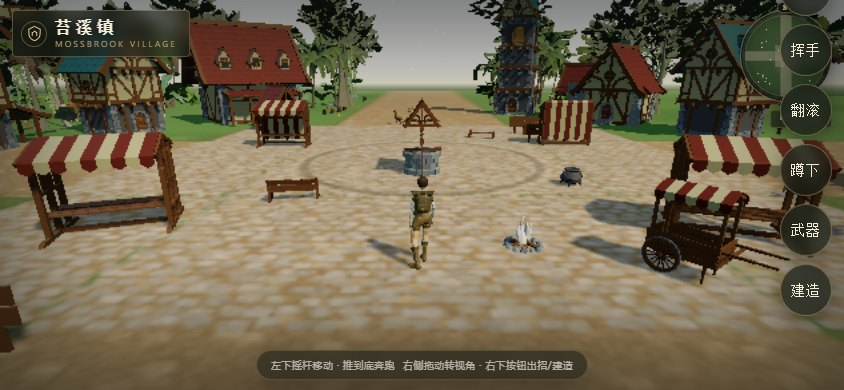
#> input picture ai-showcase/assets/projects/mossbrook/mobile-1.jpg, 844 x 390 px
$ python -i tiers.py   (imports and definitions only)
#> lines starting #> are read from the running program, lines starting #| are printed output that depends on the picture; after the words box and inside, x2 and y2 are one past the last pixel; in counts of white or black regions, pixels touching at a corner belong together
#> further down, picture is the input picture: shape (390, 844, 3); mean B, G, R 79.6, 102.1, 112.9
"""Gift tiers: extra layers that make a drawing look more expensive.

  hatch  -> pencil shading strokes (素描)
  fills  -> flat colour regions painted under the line art (彩色)

Both work in canvas coordinates so the overlay can scale them like the ink
strokes, and neither needs any model download.
"""
from __future__ import annotations

import math

import cv2
import numpy as np


# ---------------------------------------------------------------- shading
# [49 lines left out: function hatch_strokes, not called in this run]


# ---------------------------------------------------------------- colour
def _hex(b: int, g: int, r: int) -> str:
    return "#%02x%02x%02x" % (r, g, b)


def color_fills(bgr: np.ndarray, canvas: int = 900, margin: int = 24,
                k: int = 5, min_ratio: float = 0.006) -> list[dict]:
    """Segmented flat colours, ready to be painted under the line art.

    Each colour cluster is split into connected components and the ones that
    touch the frame border are dropped: that is the wall / background. Doing
    this per component (instead of per cluster) matters, because when k-means
    lumps the wall and the cheek into one cluster the whole face would
    otherwise be discarded as background.

    Colours are taken per component and slightly saturated, since a crayon
    fill looks washed out if it copies the photo's exact pixels.
    """
#> called with canvas = 900, margin = 24, k = 5, min_ratio = 0.006
    side = canvas - 2 * margin
    if bgr.ndim == 2:
        bgr = cv2.cvtColor(bgr, cv2.COLOR_GRAY2BGR)
    sm = cv2.resize(bgr, (side, side), interpolation=cv2.INTER_AREA)
    sm = cv2.bilateralFilter(sm, 9, 90, 9)
    sm = cv2.bilateralFilter(sm, 9, 90, 9)

    lab = cv2.cvtColor(sm, cv2.COLOR_BGR2LAB).astype(np.float32)
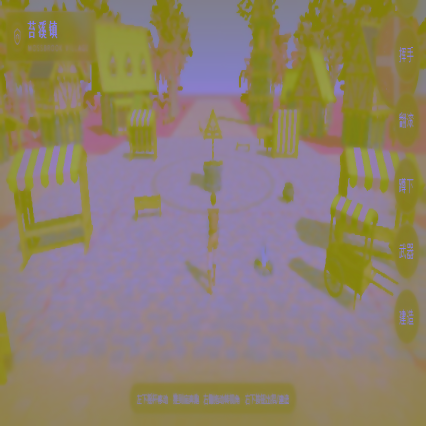
#> lab: shape (852, 852, 3) float32 (shown at 1/2 size); mean B, G, R 109.6, 128.1, 142.3
    crit = (cv2.TERM_CRITERIA_EPS + cv2.TERM_CRITERIA_MAX_ITER, 12, 1.0)
    # fixed seed: the same avatar must always produce the same drawing
    cv2.setRNGSeed(20240501)
    _, labels, _ = cv2.kmeans(lab.reshape(-1, 3), max(2, k), None, crit, 3,
                              cv2.KMEANS_PP_CENTERS)
    labels = labels.reshape(side, side)
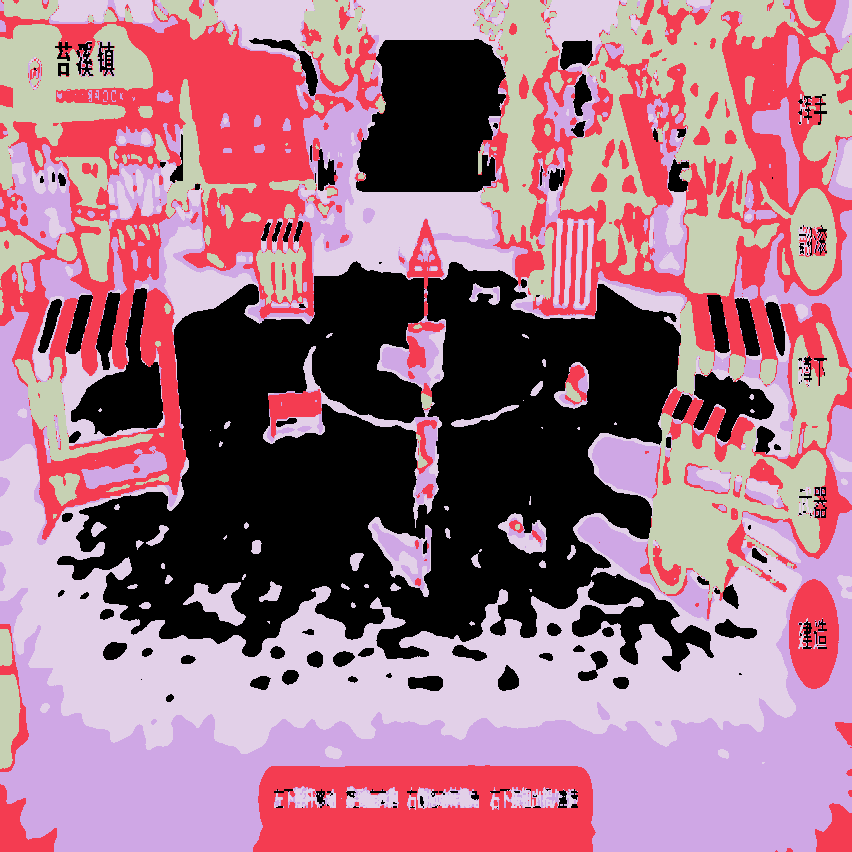
#> labels: shape (852, 852) int32; 5 distinct labels, from 0 to 4; one colour per label, 0 black

    min_area = max(60, int(min_ratio * side * side))
    out: list[dict] = []
    for lb in range(max(2, k)):
        cluster = (labels == lb).astype(np.uint8)
        n, comp, stats, _ = cv2.connectedComponentsWithStats(cluster, 8)
        for i in range(1, n):
            area = int(stats[i, cv2.CC_STAT_AREA])
            if area < min_area:
                continue
            comp_i = (comp == i).astype(np.uint8)
            # Background is whatever owns the corners of the frame. A head can
            # be cropped by the border, but the corner pixels belong to the wall
            # / set behind it, so this separates subject from backdrop without
            # any model.
            p = 8
            corners = (comp_i[:p, :p].any() or comp_i[:p, -p:].any()
                       or comp_i[-p:, :p].any() or comp_i[-p:, -p:].any())
            sides = sum((bool(comp_i[0].any()), bool(comp_i[-1].any()),
                         bool(comp_i[:, 0].any()), bool(comp_i[:, -1].any())))
            if corners or sides >= 3:
                continue

            m = cv2.morphologyEx(comp_i, cv2.MORPH_CLOSE, np.ones((5, 5), np.uint8))
            cnts, _ = cv2.findContours(m, cv2.RETR_EXTERNAL, cv2.CHAIN_APPROX_SIMPLE)
            for c in cnts:
                if cv2.contourArea(c) < min_area * 0.8:
                    continue
                poly = cv2.approxPolyDP(c, 2.0, True).reshape(-1, 2)
                if len(poly) < 3:
                    continue
                b, g, r = (int(v) for v in sm[comp_i > 0].mean(axis=0))
                h, s, v = cv2.cvtColor(np.uint8([[[b, g, r]]]), cv2.COLOR_BGR2HSV)[0, 0]
                s = int(min(255, s * 1.30))
                v = int(min(255, v * 1.05))
                b, g, r = (int(x) for x in cv2.cvtColor(np.uint8([[[h, s, v]]]),
                                                       cv2.COLOR_HSV2BGR)[0, 0])
                out.append({"points": [[int(x) + margin, int(y) + margin]
                                       for x, y in poly],
                            "color": _hex(b, g, r),
                            "area": area})
#> this loop made 5 passes
#> n on passes 1 to 5: 170, 562, 1161, 126, 647
#> pass 1, in color_fills, `cluster = (labels == lb).astype(np.uint8)`:
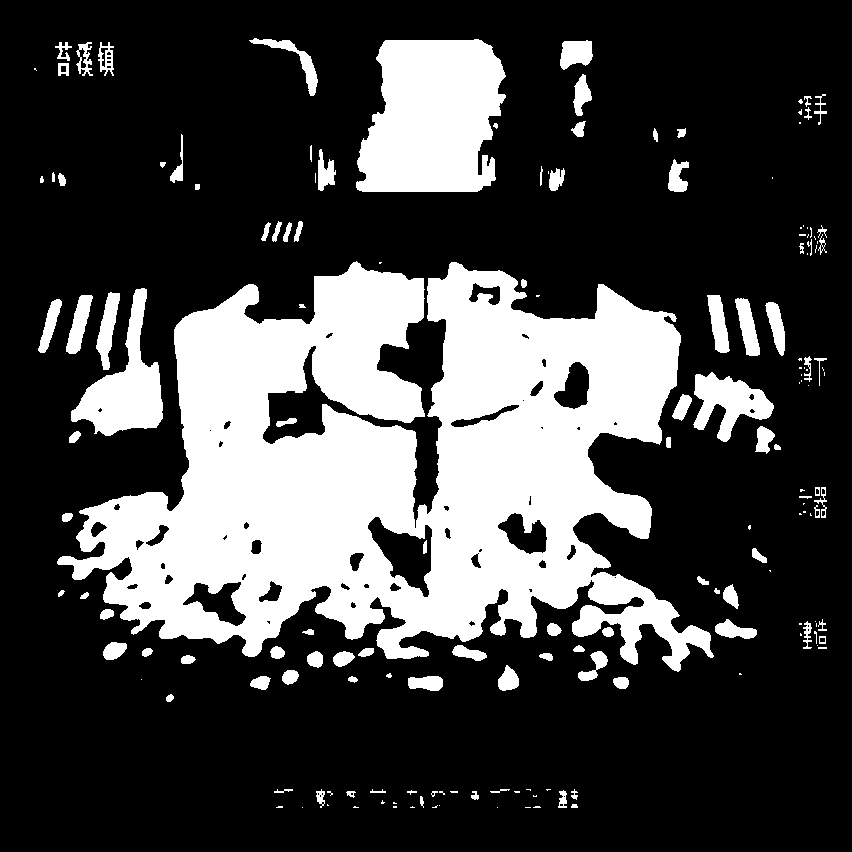
#> cluster: shape (852, 852); values 0 (black) and 1 (white), 26.6% white; 169 white regions (65 under 20 px), largest, box (x1, y1, x2, y2) and area: (57, 261, 714, 672) 148798, (356, 39, 506, 192) 18430, (71, 288, 163, 436) 5584
#> pass 1, in color_fills, `n, comp, stats, _ = cv2.connectedComponentsWithStats(cluster, 8)`:
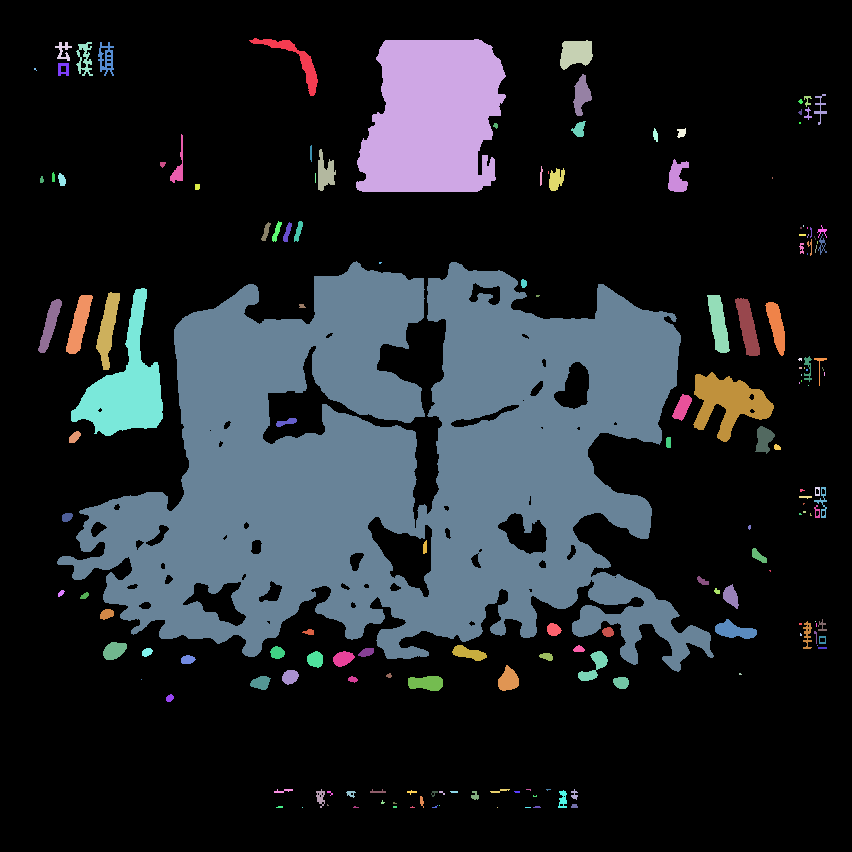
#> comp: shape (852, 852) int32; 170 distinct labels, from 0 to 169; one colour per label, 0 black
#> pass 2, in color_fills, `n, comp, stats, _ = cv2.connectedComponentsWithStats(cluster, 8)`:
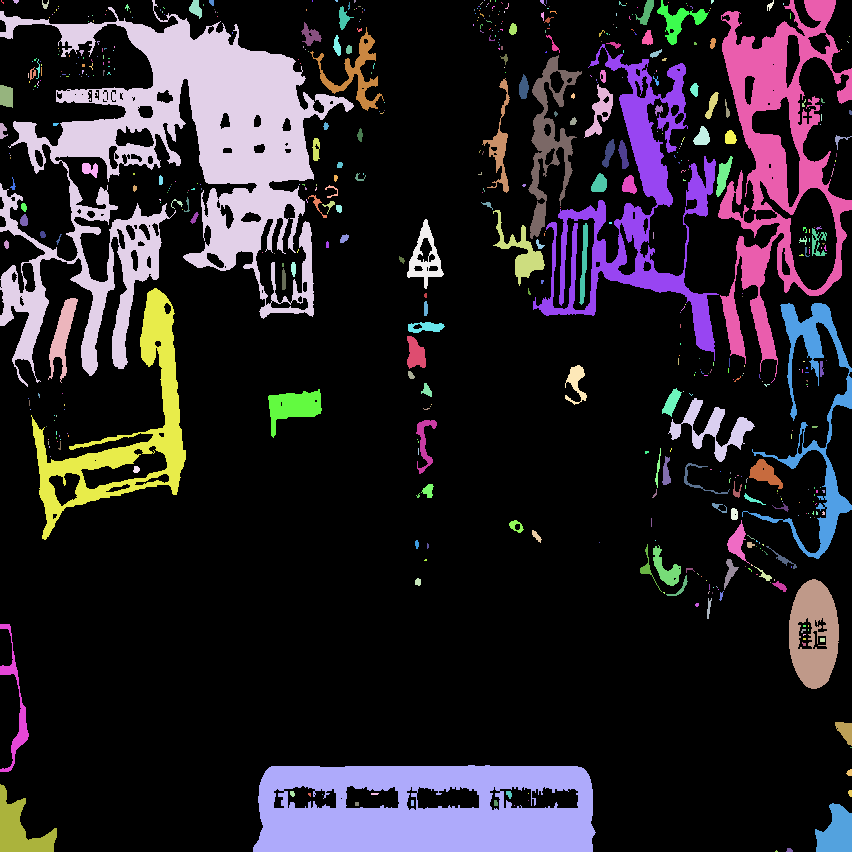
#> comp: shape (852, 852) int32; 562 distinct labels, from 0 to 561; one colour per label, 0 black
#> after the loop:
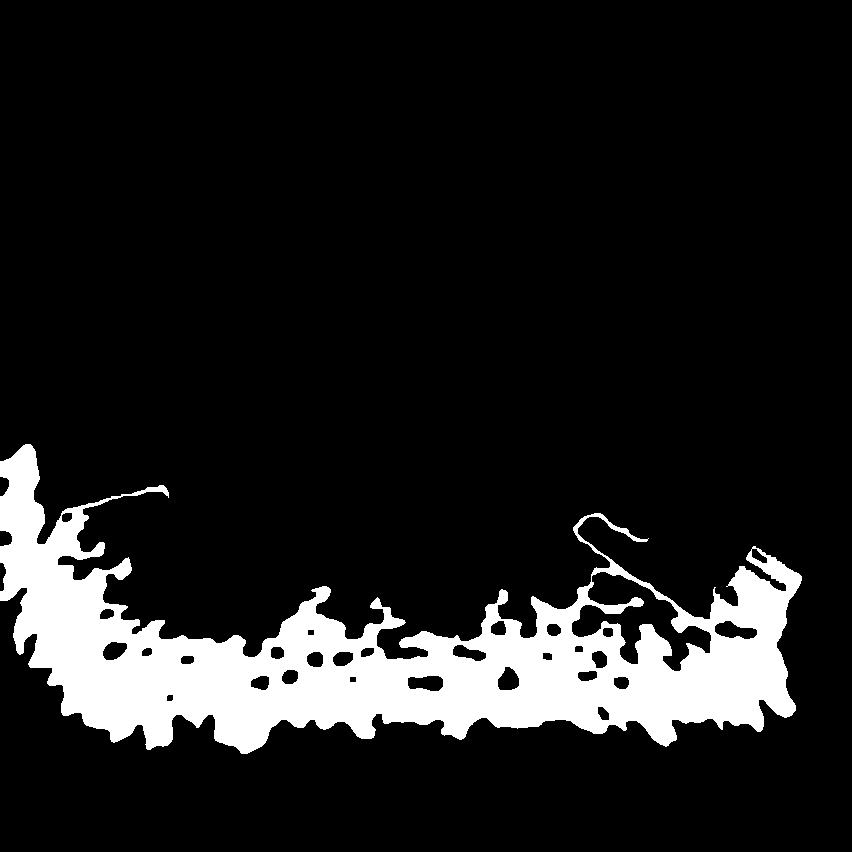
#> m: shape (852, 852); values 0 (black) and 1 (white), 12% white; 1 white region, box (x1, y1, x2, y2) and area: (0, 444, 802, 754) 86980
#> after the loop, out = 18 items

    out.sort(key=lambda f: -f["area"])                  # big blocks first
    return [{"points": f["points"], "color": f["color"]} for f in out]


# ---------------------------------------------------------------- misc
def shade_width(base: float) -> float:
    """Hatch lines are drawn thinner than the outline."""
    return round(max(1.0, base * 0.42), 2)

>>> import cv2
>>> picture = cv2.imread('../../../ai-showcase/assets/projects/mossbrook/mobile-1.jpg')
>>> result = color_fills(picture)
#> result = 18 items

$ run again, on ai-showcase/assets/projects/mossbrook/pc-1.jpg
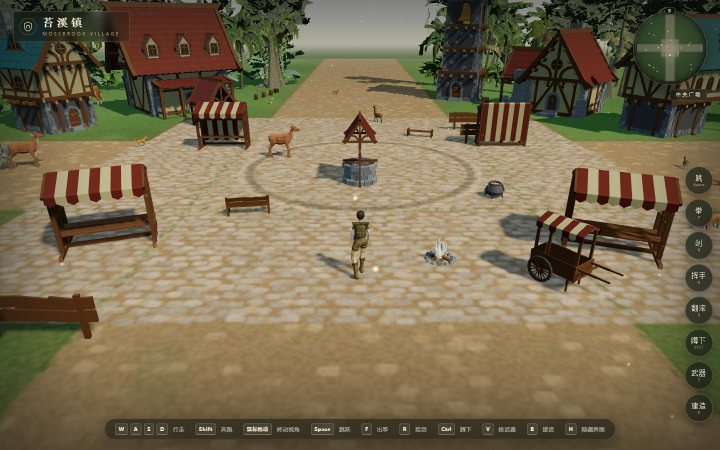
#> input picture ai-showcase/assets/projects/mossbrook/pc-1.jpg, 1440 x 900 px (shown at 1/2 size)
#> picture is the input picture: shape (900, 1440, 3); mean B, G, R 79.2, 106.4, 119.4
#> labels: shape (852, 852) int32; 5 distinct labels, from 0 to 4
#> the loop in color_fills, `for lb in range(max(2, k)):` made 5 passes
#> n on passes 1 to 5: 150, 154, 678, 582, 926
#> pass 1, in color_fills, `n, comp, stats, _ = cv2.connectedComponentsWithStats(cluster, 8)`:
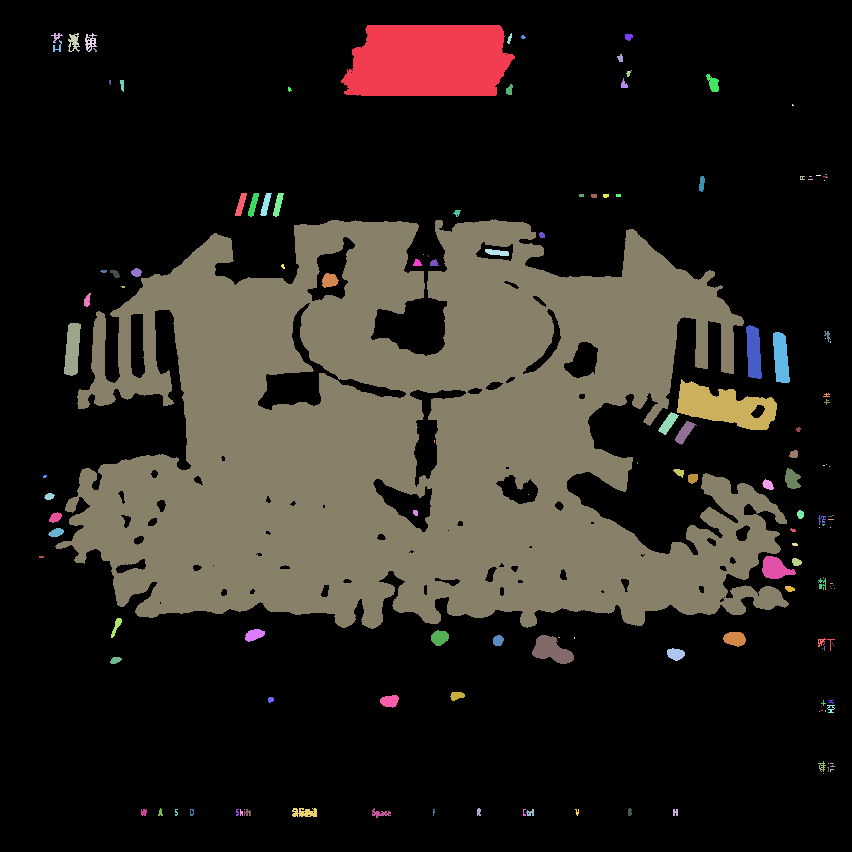
#> comp: shape (852, 852) int32; 150 distinct labels, from 0 to 149; one colour per label, 0 black
#> after the loop in color_fills, `for lb in range(max(2, k)):`:
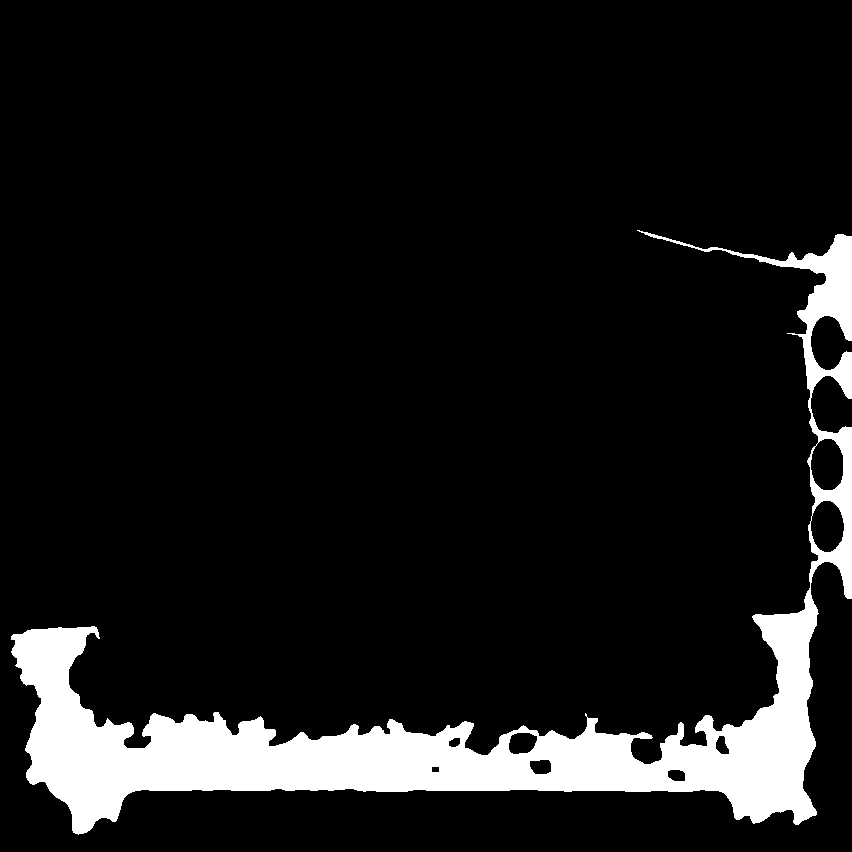
#> m: shape (852, 852); values 0 (black) and 1 (white), 9.5% white; 1 white region, box (x1, y1, x2, y2) and area: (11, 230, 852, 835) 69108
#> after the loop in color_fills, `for lb in range(max(2, k)):`: out = 16 items
